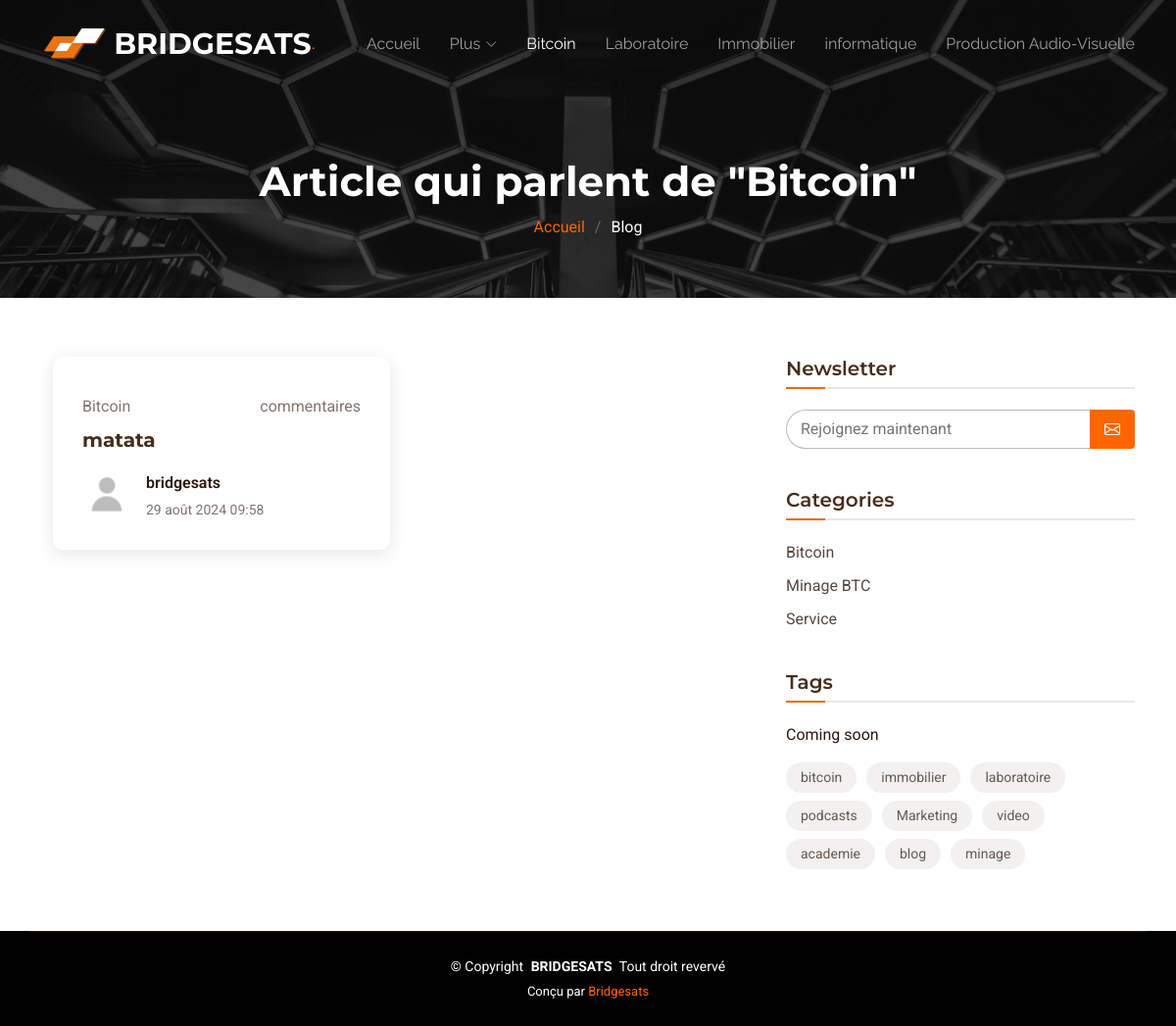
Page /cat/1/ on the committed database.
### core/models.py (models this page shows, shortened)
class Category(models.Model):
    cat_id = models.AutoField(primary_key=True)
    name = models.CharField(max_length=120)
    def __str__(self):
        return self.name

class CreateBlog(models.Model):
    title = models.CharField(max_length=255)
    category = models.ForeignKey(Category, on_delete=models.CASCADE)
    intro = models.TextField()
    author = models.ForeignKey(User, on_delete=models.SET_NULL, null=True, blank=True)
    slug = models.SlugField(max_length=1000, unique=True, blank=True)
    body = models.TextField()
    image = models.ImageField(upload_to='media')
    date_added = models.DateTimeField(auto_now=True)
    class Meta:
        ordering = ['-date_added']

### core/views.py (the view, shortened to what this page needs)
# urls.py: path('cat/<int:id>/', views.ReadCat, name='blog-cat'),
def ReadCat(request, id):
    try:
        cats = Category.objects.get(cat_id=id)
        blogs = CreateBlog.objects.filter(category=cats)
        category_name = cats.name  # Assurez-vous que c'est le bon champ
        list_categorys = Category.objects.all()
        context = {
            'cat': cats,
            'blogs': blogs,
            'all_cats': list_categorys,
            'category_name': category_name
        }
        return render(request, 'categorie.html', context)
    except Category.DoesNotExist:
        messages.error(request, "Catégorie introuvable.")
        return redirect('/')

### core/templates/categorie.html (shortened to what this page needs)
<!DOCTYPE html>
{% load static %}
<html lang="en">
<head>
  <link href="{% static "assets1/vendor/bootstrap/css/bootstrap.min.css" %}" rel="stylesheet">
  <link href="{% static "assets1/vendor/bootstrap-icons/bootstrap-icons.css" %}" rel="stylesheet">
  <link href="{% static "assets1/vendor/aos/aos.css" %}" rel="stylesheet">
  <link href="{% static "assets1/vendor/glightbox/css/glightbox.min.css" %}" rel="stylesheet">
  <link href="{% static "assets1/vendor/swiper/swiper-bundle.min.css" %}" rel="stylesheet">
  <link href="{% static "assets1/css/main.css" %}" rel="stylesheet">
</head>
<body class="blog-page">
  <header id="header" class="header d-flex align-items-center fixed-top">
    <div class="container-fluid container-xl position-relative d-flex align-items-center justify-content-between">
      <a href="{% url "accueille" %}" class="logo d-flex align-items-center me-auto me-lg-0">
        <img src="{% static "assets/img/favicon.webp" %}" alt="">
        <h1 class="sitename">BRIDGESATS</h1>
        <span>.</span>
      </a>
      <nav id="navmenu" class="navmenu">
        <ul>
          <li><a href="{% url "accueille" %}" >Accueil<br></a></li>
          <li class="dropdown"><a href="#"><span>Plus</span> <i class="bi bi-chevron-down toggle-dropdown"></i></a>
          </li>
          <li><a href="{% url "bitcoin" %}" class="active">Bitcoin</a></li>
          <li><a href="{% url "laboratoire" %}">Laboratoire</a></li>
          <li><a href="{% url "immobilier" %}">Immobilier</a></li>
          <li><a href="{% url "informatique" %}">informatique</a></li>
          <li><a href="{% url "production" %}">Production Audio-Visuelle</a></li>
        </ul>
      </nav>
    </div>
  </header>
  <main class="main">
    <div class="page-title dark-background" data-aos="fade" style="background-image: url(assets/img/hero-bg.jpg);">
      <div class="container">
          <h1>Article qui parlent de "{{ category_name }}"
          </h1>
        <nav class="breadcrumbs">
          <ol>
            <li><a href="{% url "accueille" %}">Accueil</a></li>
            <li class="current">Blog</li>
          </ol>
        </nav>
      </div>
    </div>
    <div class="container">
      <div class="row">
        <div class="col-lg-8">
          <section id="blog-posts" class="blog-posts section">
            <div class="container">
              {% if blogs %}
                <div class="row gy-4">
                  {% for i in blogs %}
                  <div class="col-lg-6">
                    <article>
                    <div class="post-img">
                    </div>
                    <div class="d-flex flex-row justify-content-between">
                      <p class="post-category">{{ i.category }}</p>
                      <span class="post-category">
                      {% if i.comment_count == 0 %}
                          Aucun commentaire
                      {% else %}
                          commentaires
                      {% endif %}
                      </span>
                    </div>
                      <h2 class="title">
                        <a href="detail/{{ i.slug }}" data-url="detail/{{ i.slug }}">{{ i.intro|truncatechars:20 }}</a>
                      </h2>
                      <div class="d-flex align-items-center">
                        <img src="{% static "assets1/img/userdefault.png" %}" alt="" class="img-fluid post-author-img flex-shrink-0">
                        <div class="post-meta">
                          <p class="post-author">{{ i.author }}</p>
                          <p class="post-date">
                            <time datetime="2022-01-01">{{ i.date_added }}</time>
                          </p>
                        </div>
                      </div>
                    </article>
                  </div>
                  {% endfor %}
                </div>
              {% endif %}
            </div>
          </section>
        </div>
        <div class="col-lg-4 sidebar">
          <div class="widgets-container">
            <div class="search-widget widget-item">
              <h3 class="widget-title">Newsletter</h3>
              <form action="" method="POST">
                <input style="border: 0; padding: 4px; border-radius: 4px; width: calc(100% - 40px); background-color: var(--background-color); color: var(--default-color);" type="email" name="email" placeholder="Rejoignez maintenant">
                <button type="submit" title="email"><i class="bi bi-envelope"></i></button>
              </form>
            </div>
            <div class="categories-widget widget-item">
              <h3 class="widget-title">Categories</h3>
              <ul class="mt-3">
                {% for categorys in all_cats  %}
                  <li><a href="{% url 'blog-cat' categorys.cat_id %}">{{ categorys.name }} <span></span></a></li>
                {% endfor %}
              </ul>
            </div>
            <div class="tags-widget widget-item">
              <h3 class="widget-title">Tags</h3>
              <p>Coming soon</p>
              <ul>
                <li><a href="#">bitcoin</a></li>
                <li><a href="#">immobilier</a></li>
                <li><a href="#">laboratoire</a></li>
                <li><a href="#">podcasts</a></li>
                <li><a href="#">Marketing</a></li>
                <li><a href="#">video</a></li>
                <li><a href="#">academie</a></li>
                <li><a href="#">blog</a></li>
                <li><a href="#">minage</a></li>
              </ul>
            </div>
          </div>
        </div>
      </div>
    </div>
  </main>
  <footer id="footer" class="footer dark-background">
    <div class="container copyright text-center">
      <p>© <span>Copyright</span> <strong class="px-1 sitename">BRIDGESATS</strong> <span>Tout droit revervé</span></p>
      <div class="credits">
        Conçu par <a href="{% url "admin:index" %}">Bridgesats</a>
      </div>
    </div>
  </footer>
</body>
</html>

### rows in the picture
Category: name "Bitcoin"
CreateBlog: category "Bitcoin", intro "matata", author "bridgesats", date_added "29 août 2024 09:58"
Category: name "Minage BTC"
Category: name "Service"
